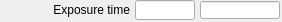
   <widget class="caFrame" name="caFrame_0">
    <property name="geometry">
     <rect>
      <x>45</x>
      <y>30</y>
      <width>282</width>
      <height>22</height>
     </rect>
    </property>
    <widget class="caLabel" name="caLabel_0">
     <property name="geometry">
      <rect>
       <x>0</x>
       <y>0</y>
       <width>130</width>
       <height>20</height>
      </rect>
     </property>
     <property name="text">
      <string>Exposure time</string>
     </property>
     <property name="alignment">
      <set>Qt::AlignAbsolute|Qt::AlignRight|Qt::AlignTrailing|Qt::AlignVCenter</set>
     </property>
     <property name="fontScaleMode">
      <enum>ESimpleLabel::WidthAndHeight</enum>
     </property>
     <property name="foreground">
      <color>
       <red>0</red>
       <green>0</green>
       <blue>0</blue>
      </color>
     </property>
     <property name="background">
      <color alpha="0">
       <red>0</red>
       <green>0</green>
       <blue>0</blue>
      </color>
     </property>
     <property name="frameShape">
      <enum>QFrame::NoFrame</enum>
     </property>
    </widget>
    <widget class="caTextEntry" name="caTextEntry_0">
     <property name="geometry">
      <rect>
       <x>135</x>
       <y>0</y>
       <width>60</width>
       <height>20</height>
      </rect>
     </property>
     <property name="channel" stdset="0">
      <string>$(P)$(R)AcquireTime</string>
     </property>
     <property name="foreground">
      <color>
       <red>0</red>
       <green>0</green>
       <blue>0</blue>
      </color>
     </property>
     <property name="background">
      <color>
       <red>115</red>
       <green>223</green>
       <blue>255</blue>
      </color>
     </property>
     <property name="colorMode">
      <enum>caLineEdit::Static</enum>
     </property>
     <property name="precisionMode">
      <enum>caLineEdit::Channel</enum>
     </property>
     <property name="limitsMode">
      <enum>caLineEdit::Channel</enum>
     </property>
     <property name="maxValue">
      <double>1.000000000000000</double>
     </property>
     <property name="minValue">
      <double>0.000000000000000</double>
     </property>
     <property name="fontScaleMode" stdset="0">
      <enum>caLineEdit::WidthAndHeight</enum>
     </property>
     <property name="formatType">
      <enum>caLineEdit::decimal</enum>
     </property>
    </widget>
    <widget class="caLineEdit" name="caLineEdit_0">
     <property name="geometry">
      <rect>
       <x>200</x>
       <y>1</y>
       <width>80</width>
       <height>18</height>
      </rect>
     </property>
     <property name="alignment">
      <set>Qt::AlignAbsolute|Qt::AlignLeading|Qt::AlignLeft|Qt::AlignVCenter</set>
     </property>
     <property name="channel" stdset="0">
      <string>$(P)$(R)AcquireTime_RBV</string>
     </property>
     <property name="foreground">
      <color>
       <red>10</red>
       <green>0</green>
       <blue>184</blue>
      </color>
     </property>
     <property name="background">
      <color>
       <red>187</red>
       <green>187</green>
       <blue>187</blue>
      </color>
     </property>
     <property name="colorMode">
      <enum>caLineEdit::Static</enum>
     </property>
     <property name="precisionMode">
      <enum>caLineEdit::Channel</enum>
     </property>
     <property name="limitsMode">
      <enum>caLineEdit::Channel</enum>
     </property>
     <property name="maxValue">
      <double>1.000000000000000</double>
     </property>
     <property name="minValue">
      <double>0.000000000000000</double>
     </property>
     <property name="fontScaleMode" stdset="0">
      <enum>caLineEdit::WidthAndHeight</enum>
     </property>
     <property name="formatType">
      <enum>caLineEdit::decimal</enum>
     </property>
    </widget>
   </widget>
